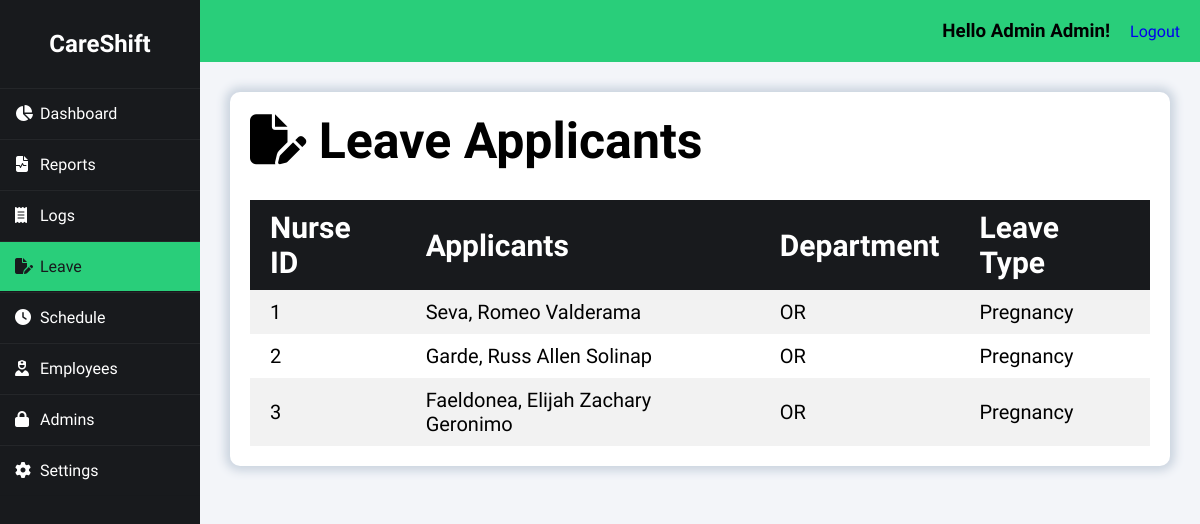
Screenshot of /index.php?page=leave (signed in) with the database file from the repository.
### tables this page shows
CREATE TABLE `employee` (
  `emp_id` int(50) NOT NULL auto_increment, 
  `emp_password` varchar(32) NOT NULL,
  `emp_fname` varchar(50) NOT NULL,
  `emp_mname` varchar(50) NOT NULL,
  `emp_lname` varchar(50) NOT NULL,
  `emp_email` varchar(50) NOT NULL,
  `emp_contact` bigint(20) NOT NULL,
  `emp_department` varchar(255) NOT NULL,
  PRIMARY KEY  (`emp_id`)
);

### class/class.admin.php (called while the page is built, shortened)
<?php
class Admin{
	private $DB_SERVER='localhost';
	private $DB_USERNAME='root';
	private $DB_PASSWORD='';
	private $DB_DATABASE='db_careshift';
	private $conn;
	public function __construct(){
		$this->conn = new PDO("mysql:host=".$this->DB_SERVER.";dbname=".$this->DB_DATABASE,$this->DB_USERNAME,$this->DB_PASSWORD);
	}
	function get_id_by_username($username){
		$sql="SELECT adm_id FROM admin WHERE adm_username = :username";
		$q = $this->conn->prepare($sql);
		$q->execute(['username' => $username]);
		$id = $q->fetchColumn();
		return $id;
	}
	function get_fname($id){
		$sql="SELECT adm_fname FROM admin WHERE adm_id = :id";
		$q = $this->conn->prepare($sql);
		$q->execute(['id' => $id]);
		$fname = $q->fetchColumn();
		return $fname;
	}
	function get_lname($id){
		$sql="SELECT adm_lname FROM admin WHERE adm_id = :id";
		$q = $this->conn->prepare($sql);
		$q->execute(['id' => $id]);
		$lname = $q->fetchColumn();
		return $lname;
	}
}
?>

### class/class.employee.php (called while the page is built, shortened)
<?php
class Employee{
	private $DB_SERVER='localhost';
	private $DB_USERNAME='root';
	private $DB_PASSWORD='';
	private $DB_DATABASE='db_careshift';
	private $conn;
	public function __construct(){
		$this->conn = new PDO("mysql:host=".$this->DB_SERVER.";dbname=".$this->DB_DATABASE,$this->DB_USERNAME,$this->DB_PASSWORD);
	}
	public function list_employees(){
		$sql="SELECT * FROM employee";
		$q = $this->conn->query($sql) or die("failed!");
		while($r = $q->fetch(PDO::FETCH_ASSOC)){
		$data[]=$r;
		}
		if(empty($data)){
		   return false;
		}else{
			return $data;
		}
	}
}
?>

### leave-module/applicants.php (the view)
<div class="heading">
    <h1><i class="fas fa-solid fa-file-pen"></i>&nbspLeave Applicants</h1>
</div>
<table id="tablerecords">
    <thead>
        <tr>
            <th>Nurse ID</th>
            <th>Applicants</th>
            <th>Department</th>
            <th>Leave Type</th>
        </tr>
    </thead>
    <tbody>
        <?php
        if ($employee->list_employees() != false) {
            foreach ($employee->list_employees() as $value) {
                extract($value);
                $row_url = "index.php?page=employees&subpage=profile&id=" . $emp_id;
                ?>
                <tr onclick="location.href='<?php echo $row_url; ?>'" style="cursor: pointer;">
                    <td><?php echo $emp_id; ?></td>
                    <td><?php echo $emp_lname . ', ' . $emp_fname . ' ' . $emp_mname; ?></td>
                    <td><?php echo $emp_department; ?></td>
                    <td>Pregnancy</td>
                </tr>
                <?php
            }
        } else {
            ?>
            <tr>
                <td colspan="5">"No Record Found."</td>
            </tr>
        <?php
        }
        ?>
    </tbody>
</table>

### index.php (shortened to what this page needs)
<?php
include_once 'class/class.employee.php';
include_once 'class/class.admin.php';
$page = (isset($_GET['page']) && $_GET['page'] != '') ? $_GET['page'] : '';
$subpage = (isset($_GET['subpage']) && $_GET['subpage'] != '') ? $_GET['subpage'] : '';
$employee = new Employee();
$admin = new Admin();
$admin_id = $admin->get_id_by_username($_SESSION['adm_username']);
?>
<!DOCTYPE html>
<html>
<head>
    <link rel="stylesheet" href="css/styles.css">
    <link rel="stylesheet" href="https://cdnjs.cloudflare.com/ajax/libs/fullcalendar/3.4.0/fullcalendar.css" />
</head>
<body>
    <div class="wrapper">
        <div class="sidebar">
            <h2>CareShift</h2>
            <ul>
                <li><a href="index.php" class="<?= $page == '' ? 'active' : '' ?>"><i class="fas fa-solid fa-chart-pie"></i>Dashboard</a></li>
                <li><a href="index.php?page=reports" class="<?= $page == 'reports' ? 'active' : '' ?>"><i class="fas fa-solid fa-file-waveform"></i>Reports</a></li>
                <li><a href="index.php?page=logs" class="<?= $page == 'logs' ? 'active' : '' ?>"><i class="fas fa-solid fa-receipt"></i>Logs</a></li>
                <li><a href="index.php?page=leave" class="<?= $page == 'leave' ? 'active' : '' ?>"><i class="fas fa-solid fa-file-pen"></i></i>Leave</a></li>
                <li><a href="index.php?page=schedule" class="<?= $page == 'schedule' ? 'active' : '' ?>"><i class="fas fa-solid fa-clock"></i>Schedule</a></li>
                <li><a href="index.php?page=employees" class="<?= $page == 'employees' ? 'active' : '' ?>"><i class="fas fa-solid fa-user-nurse"></i>Employees</a></li>
                <li><a href="index.php?page=admins" class="<?= $page == 'admins' ? 'active' : '' ?>"><i class="fas fa-lock" aria-hidden="true"></i></i>Admins</a></li>
                <li><a href="index.php?page=settings" class="<?= $page == 'settings' ? 'active' : '' ?>"><i class="fas fa-solid fa-gear"></i>Settings</a></li>
            </ul>
        </div>
        <div class="body">
            <div class="header">
                <h3>Hello <?php echo $admin->get_fname($admin_id).' '.$admin->get_lname($admin_id);?>!</h3>
                <a href="logout.php" class="right">Logout</a>
            </div>
            <div class="main_content">
                <?php
                    switch($page){
                    case 'leave':
                        require_once 'leave-module/index.php';
                    break;
                    }
                ?>
            </div>
        </div>
    </div>
</body>
</html>

### leave-module/index.php (shortened to what this page needs)
<div class="content_wrapper">
	<?php
        switch($subpage){
            default:
                require_once 'applicants.php';
            break;
        }
    ?>
</div>

### css/styles.css (style rules this page uses)
* { margin: 0; padding: 0; box-sizing: border-box; list-style: none; text-decoration: none; font-family: "Afacad Flux", sans-serif; }
body { background: #f3f5f9; }
.wrapper { display: flex; position: relative; }
.wrapper .sidebar { position: fixed; width: 200px; height: 100%; background: #181a1d; padding: 30px 0; }
.wrapper .sidebar h2 { color: white; text-align: center; margin-bottom: 30px; }
.wrapper .sidebar ul li { border-bottom: 1px solid rgba(0, 0, 0, 0.05); border-top: 1px solid rgba(255, 255, 255, 0.05); }
.wrapper .sidebar ul li a { color: white; display: block; padding: 15px; }
.wrapper .sidebar ul li a .fas { width: 25px; }
.wrapper .sidebar ul li a.active { background-color: #29ce7a; color: #181a1d; }
.wrapper .sidebar ul li a.active .fas { color: #181a1d; }
.wrapper .body { width: 100%; margin-left: 200px; }
.wrapper .body .header { padding: 20px; background: #29ce7a; display: flex; justify-content: flex-end; gap: 20px; align-items: center; }
.wrapper .body .header h3 { margin: 0; }
.wrapper .body .main_content { padding: 0px 30px 0px 30px; }
.wrapper .body .main_content h1 { font-size: 50px; margin-bottom: 30px; width: 80%; }
.wrapper .body .main_content .content_wrapper { background: white; border-radius: 10px; box-shadow: 0 0 10px 5px #CBD4DF; padding: 20px; margin-top: 30px; margin-bottom: 30px; }
.wrapper .body .main_content .content_wrapper .heading { display: flex; justify-content: space-between; align-items: center; }
#tablerecords { padding: 10px; width: 100%; border-collapse: collapse; }
#tablerecords thead { color: white; background-color: #181a1d; text-align: left; font-size: 30px; }
#tablerecords thead tr th { padding: 10px 20px 10px 20px; }
#tablerecords th, #tablerecords td { padding: 10px 0px; }
#tablerecords tbody { font-size: 20px; }
#tablerecords tbody tr:nth-child(odd) { background-color: #f2f2f2; }
#tablerecords tbody tr:nth-child(even) { background-color: #ffffff; }
#tablerecords tbody tr td { padding: 10px 20px 10px 20px; }

### rows the page displays
employee: emp_id "1", emp_lname "Seva", emp_fname "Romeo", emp_mname "Valderama", emp_department "OR"
employee: emp_id "2", emp_lname "Garde", emp_fname "Russ Allen", emp_mname "Solinap", emp_department "OR"
employee: emp_id "3", emp_lname "Faeldonea", emp_fname "Elijah Zachary", emp_mname "Geronimo", emp_department "OR"

### other values shown
$admin->get_fname($admin_id) "Admin"
$admin->get_lname($admin_id) "Admin"
